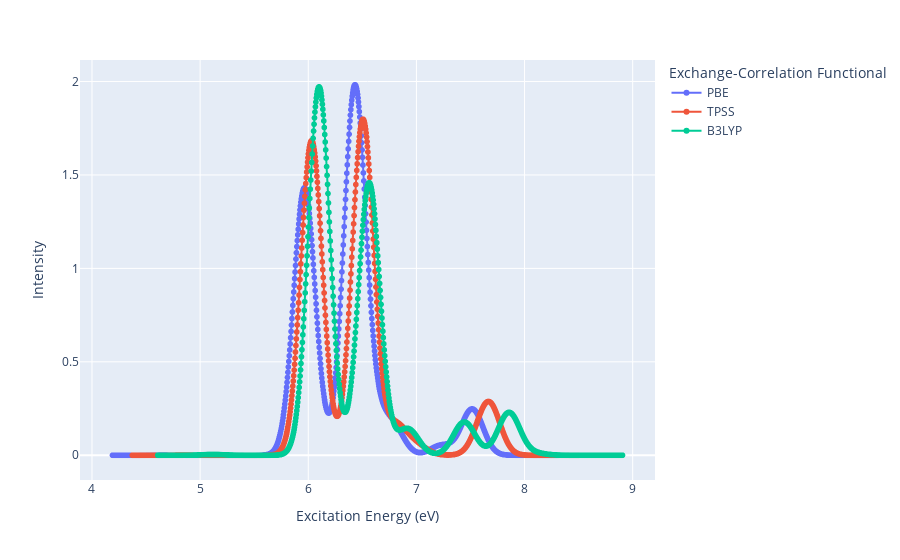

Notebook cell for this chart:
### Code cell
import plotly.express as px

fig = px.line(df, x="Excitation Energy (eV)", y="Intensity", markers=True, color="Exchange-Correlation Functional")
fig.show()

### Figure 1 — Plotly figure (JSON) as saved in the notebook; plotly's stock layout.template omitted (floating-point values rounded to 4 significant figures; data arrays with more than 128 entries replaced by an {"elided": "..."} marker saying what was removed)
{"data": [{"hovertemplate": "Exchange-Correlation Functional=PBE<br>Excitation Energy (eV)=%{x}<br>Intensity=%{y}<extra></extra>", "legendgroup": "PBE", "line": {"color": "#636efa", "dash": "solid"}, "marker": {"symbol": "circle"}, "mode": "lines+markers", "name": "PBE", "showlegend": true, "type": "scattergl", "x": {"elided": "1000 float values"}, "xaxis": "x", "y": {"elided": "1000 float values"}, "yaxis": "y"}, {"hovertemplate": "Exchange-Correlation Functional=TPSS<br>Excitation Energy (eV)=%{x}<br>Intensity=%{y}<extra></extra>", "legendgroup": "TPSS", "line": {"color": "#EF553B", "dash": "solid"}, "marker": {"symbol": "circle"}, "mode": "lines+markers", "name": "TPSS", "showlegend": true, "type": "scattergl", "x": {"elided": "1000 float values"}, "xaxis": "x", "y": {"elided": "1000 float values"}, "yaxis": "y"}, {"hovertemplate": "Exchange-Correlation Functional=B3LYP<br>Excitation Energy (eV)=%{x}<br>Intensity=%{y}<extra></extra>", "legendgroup": "B3LYP", "line": {"color": "#00cc96", "dash": "solid"}, "marker": {"symbol": "circle"}, "mode": "lines+markers", "name": "B3LYP", "showlegend": true, "type": "scattergl", "x": {"elided": "1000 float values"}, "xaxis": "x", "y": {"elided": "1000 float values"}, "yaxis": "y"}], "layout": {"legend": {"title": {"text": "Exchange-Correlation Functional"}, "tracegroupgap": 0}, "margin": {"t": 60}, "xaxis": {"anchor": "y", "domain": [0, 1], "title": {"text": "Excitation Energy (eV)"}}, "yaxis": {"anchor": "x", "domain": [0, 1], "title": {"text": "Intensity"}}}}
